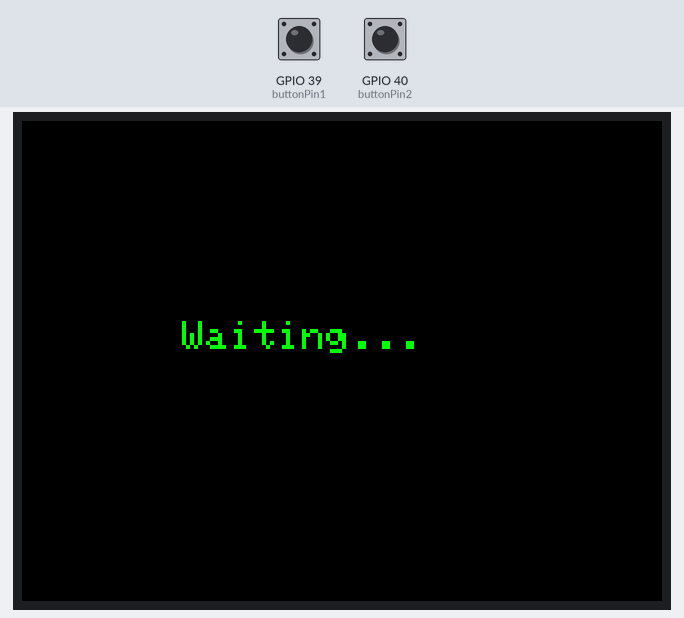
Recording of a sketch running on a simulated ESP32. On the bench: 320×240 colour display. The test bench sets the inputs (shaded band); at power-on: GPIO 39 (buttonPin1) LOW, GPIO 40 (buttonPin2) LOW.

Above: at 3.5 s.
3.6 s: GPIO 39 (buttonPin1) pulled HIGH for 0.4 s
At 4.1 s:
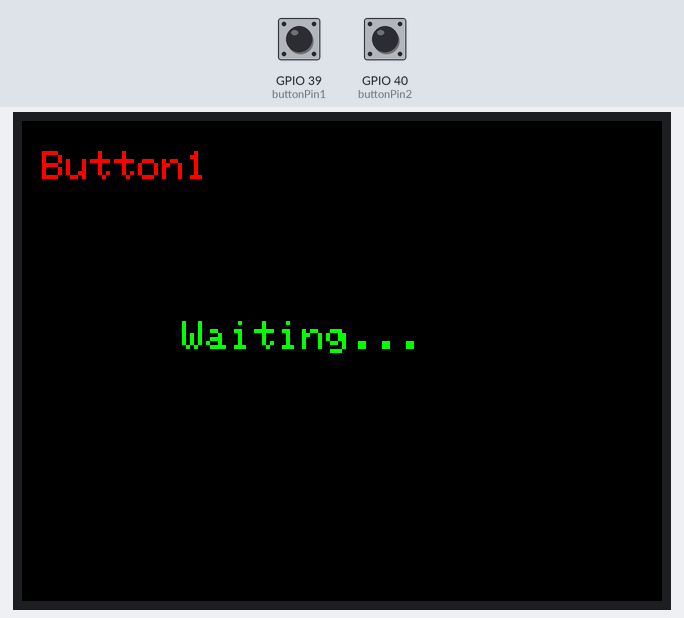
7.0 s: GPIO 39 (buttonPin1) pulled HIGH for 1 s
10.0 s: GPIO 40 (buttonPin2) pulled HIGH for 0.4 s
At 10.5 s:
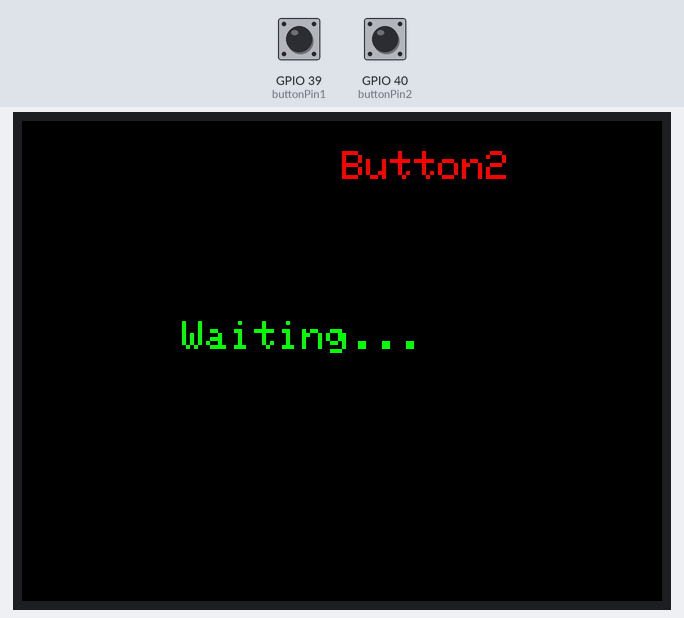
12.1 s: GPIO 40 (buttonPin2) pulled HIGH for 1 s
16.1 s: GPIO 40 (buttonPin2) pulled HIGH for 3.2 s
21.3 s: GPIO 39 (buttonPin1) driven HIGH and GPIO 40 (buttonPin2) driven HIGH
At 22.7 s:
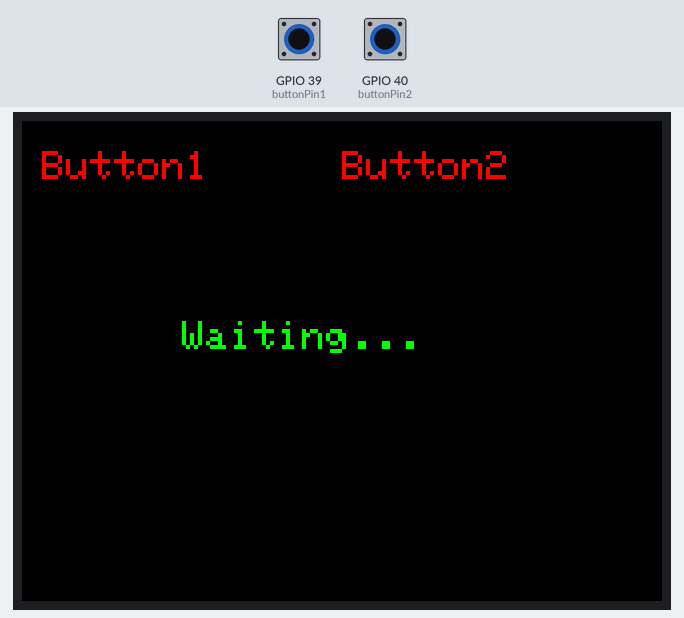
Timing chart, 0 to 24.3 s (numbered marks = the images above; inputs shaded):
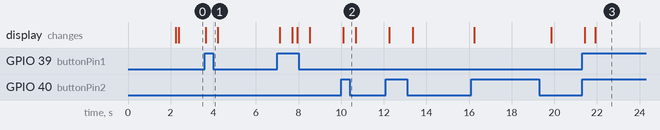

Measured:
- after the input at 3.6 s, the display: changes at once (image 1)
- after the input at 10.0 s, the display: changes after 0.11 s (image 2)
- after the input at 21.3 s, the display: first changes after 0.12 s (image 3 shows a later state)

The sketch:

TFT_Button_Test.ino
```cpp
/*
  Rev5 TFT and button test code
*/

#include <TFT_eSPI.h> // Graphics and font library for ST7735 driver chip
#include <SPI.h>

const int buttonPin1 = 39;
const int buttonPin2 = 40;

int buttonState1 = 0;
int buttonState2 = 0;

TFT_eSPI tft = TFT_eSPI();  // Invoke library, pins defined in User_Setup.h

void setup(void)
 {
  pinMode(buttonPin1, INPUT);
  pinMode(buttonPin2, INPUT);
  tft.init();
  tft.setRotation(3);
  tft.fillScreen(TFT_BLACK);
  tft.setTextColor(TFT_GREEN, TFT_BLACK);
  tft.setTextSize(2);
  tft.setCursor (30, 100);
  tft.print("Button & LCD Test");
  delay(2000);
  tft.fillScreen(TFT_BLACK);
}

void loop()
{
  buttonState1 = digitalRead(buttonPin1);
  buttonState2 = digitalRead(buttonPin2);

  if (buttonState1 == HIGH)
  {
   tft.setTextColor(TFT_RED, TFT_BLACK);
   tft.setTextSize(2);
   tft.setCursor (10, 15);
   tft.print("Button1");
   delay(500);
  }

  if (buttonState2 == HIGH)
  {
   tft.setTextColor(TFT_RED, TFT_BLACK);
   tft.setTextSize(2);
   tft.setCursor (160, 15);
   tft.print("Button2");
   delay(500);
  }

  else
  {
   tft.fillScreen(TFT_BLACK);
   tft.setTextColor(TFT_GREEN, TFT_BLACK);
   tft.setTextSize(2);
   tft.setCursor (80, 100);
   tft.print("Waiting...");
   delay(250);
  }

}
```
